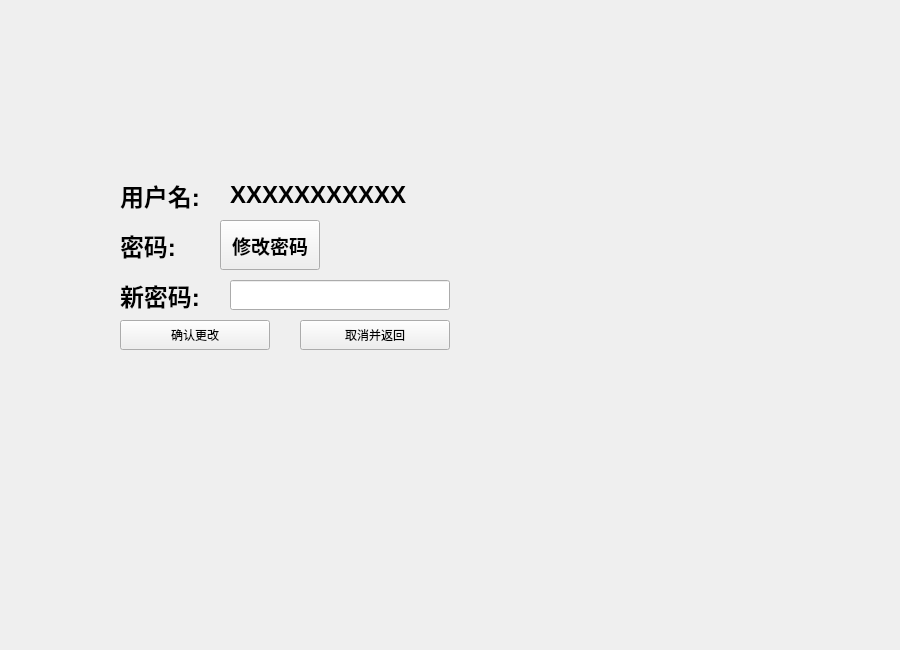
   <widget class="QWidget" name="widget_about" native="true">
    <property name="geometry">
     <rect>
      <x>0</x>
      <y>0</y>
      <width>900</width>
      <height>650</height>
     </rect>
    </property>
    <property name="sizePolicy">
     <sizepolicy hsizetype="Fixed" vsizetype="Fixed">
      <horstretch>0</horstretch>
      <verstretch>0</verstretch>
     </sizepolicy>
    </property>
    <property name="minimumSize">
     <size>
      <width>900</width>
      <height>650</height>
     </size>
    </property>
    <property name="maximumSize">
     <size>
      <width>900</width>
      <height>650</height>
     </size>
    </property>
    <widget class="QLabel" name="label_user">
     <property name="geometry">
      <rect>
       <x>120</x>
       <y>170</y>
       <width>100</width>
       <height>50</height>
      </rect>
     </property>
     <property name="sizePolicy">
      <sizepolicy hsizetype="Fixed" vsizetype="Fixed">
       <horstretch>0</horstretch>
       <verstretch>0</verstretch>
      </sizepolicy>
     </property>
     <property name="minimumSize">
      <size>
       <width>100</width>
       <height>50</height>
      </size>
     </property>
     <property name="maximumSize">
      <size>
       <width>100</width>
       <height>50</height>
      </size>
     </property>
     <property name="font">
      <font>
       <family>Arial</family>
       <pointsize>18</pointsize>
       <weight>75</weight>
       <bold>true</bold>
      </font>
     </property>
     <property name="frameShape">
      <enum>QFrame::NoFrame</enum>
     </property>
     <property name="frameShadow">
      <enum>QFrame::Sunken</enum>
     </property>
     <property name="text">
      <string>用户名:</string>
     </property>
    </widget>
    <widget class="QLabel" name="label_username">
     <property name="geometry">
      <rect>
       <x>230</x>
       <y>170</y>
       <width>300</width>
       <height>50</height>
      </rect>
     </property>
     <property name="sizePolicy">
      <sizepolicy hsizetype="Fixed" vsizetype="Fixed">
       <horstretch>0</horstretch>
       <verstretch>0</verstretch>
      </sizepolicy>
     </property>
     <property name="minimumSize">
      <size>
       <width>300</width>
       <height>50</height>
      </size>
     </property>
     <property name="maximumSize">
      <size>
       <width>300</width>
       <height>50</height>
      </size>
     </property>
     <property name="font">
      <font>
       <family>Arial</family>
       <pointsize>18</pointsize>
       <weight>75</weight>
       <bold>true</bold>
      </font>
     </property>
     <property name="frameShape">
      <enum>QFrame::NoFrame</enum>
     </property>
     <property name="frameShadow">
      <enum>QFrame::Sunken</enum>
     </property>
     <property name="text">
      <string>XXXXXXXXXXX</string>
     </property>
    </widget>
    <widget class="QLabel" name="label_pass">
     <property name="geometry">
      <rect>
       <x>120</x>
       <y>220</y>
       <width>100</width>
       <height>50</height>
      </rect>
     </property>
     <property name="sizePolicy">
      <sizepolicy hsizetype="Fixed" vsizetype="Fixed">
       <horstretch>0</horstretch>
       <verstretch>0</verstretch>
      </sizepolicy>
     </property>
     <property name="minimumSize">
      <size>
       <width>100</width>
       <height>50</height>
      </size>
     </property>
     <property name="maximumSize">
      <size>
       <width>100</width>
       <height>50</height>
      </size>
     </property>
     <property name="font">
      <font>
       <family>Arial</family>
       <pointsize>18</pointsize>
       <weight>75</weight>
       <bold>true</bold>
      </font>
     </property>
     <property name="frameShape">
      <enum>QFrame::NoFrame</enum>
     </property>
     <property name="frameShadow">
      <enum>QFrame::Sunken</enum>
     </property>
     <property name="text">
      <string>密码:</string>
     </property>
    </widget>
    <widget class="QPushButton" name="pushButton_change">
     <property name="geometry">
      <rect>
       <x>220</x>
       <y>220</y>
       <width>100</width>
       <height>50</height>
      </rect>
     </property>
     <property name="font">
      <font>
       <family>Arial</family>
       <pointsize>14</pointsize>
       <weight>75</weight>
       <bold>true</bold>
      </font>
     </property>
     <property name="cursor">
      <cursorShape>PointingHandCursor</cursorShape>
     </property>
     <property name="text">
      <string>修改密码</string>
     </property>
    </widget>
    <widget class="QLabel" name="label_change">
     <property name="geometry">
      <rect>
       <x>120</x>
       <y>270</y>
       <width>100</width>
       <height>50</height>
      </rect>
     </property>
     <property name="sizePolicy">
      <sizepolicy hsizetype="Fixed" vsizetype="Fixed">
       <horstretch>0</horstretch>
       <verstretch>0</verstretch>
      </sizepolicy>
     </property>
     <property name="minimumSize">
      <size>
       <width>100</width>
       <height>50</height>
      </size>
     </property>
     <property name="maximumSize">
      <size>
       <width>100</width>
       <height>50</height>
      </size>
     </property>
     <property name="font">
      <font>
       <family>Arial</family>
       <pointsize>18</pointsize>
       <weight>75</weight>
       <bold>true</bold>
      </font>
     </property>
     <property name="frameShape">
      <enum>QFrame::NoFrame</enum>
     </property>
     <property name="frameShadow">
      <enum>QFrame::Sunken</enum>
     </property>
     <property name="text">
      <string>新密码:</string>
     </property>
    </widget>
    <widget class="QLineEdit" name="lineEdit_change">
     <property name="geometry">
      <rect>
       <x>230</x>
       <y>280</y>
       <width>220</width>
       <height>30</height>
      </rect>
     </property>
     <property name="sizePolicy">
      <sizepolicy hsizetype="Fixed" vsizetype="Fixed">
       <horstretch>0</horstretch>
       <verstretch>0</verstretch>
      </sizepolicy>
     </property>
     <property name="minimumSize">
      <size>
       <width>220</width>
       <height>30</height>
      </size>
     </property>
     <property name="maximumSize">
      <size>
       <width>220</width>
       <height>30</height>
      </size>
     </property>
    </widget>
    <widget class="QPushButton" name="pushButton_yes">
     <property name="geometry">
      <rect>
       <x>120</x>
       <y>320</y>
       <width>150</width>
       <height>30</height>
      </rect>
     </property>
     <property name="sizePolicy">
      <sizepolicy hsizetype="Fixed" vsizetype="Fixed">
       <horstretch>0</horstretch>
       <verstretch>0</verstretch>
      </sizepolicy>
     </property>
     <property name="cursor">
      <cursorShape>PointingHandCursor</cursorShape>
     </property>
     <property name="text">
      <string>确认更改</string>
     </property>
    </widget>
    <widget class="QPushButton" name="pushButton_no">
     <property name="geometry">
      <rect>
       <x>300</x>
       <y>320</y>
       <width>150</width>
       <height>30</height>
      </rect>
     </property>
     <property name="sizePolicy">
      <sizepolicy hsizetype="Fixed" vsizetype="Fixed">
       <horstretch>0</horstretch>
       <verstretch>0</verstretch>
      </sizepolicy>
     </property>
     <property name="cursor">
      <cursorShape>PointingHandCursor</cursorShape>
     </property>
     <property name="text">
      <string>取消并返回</string>
     </property>
    </widget>
   </widget>
